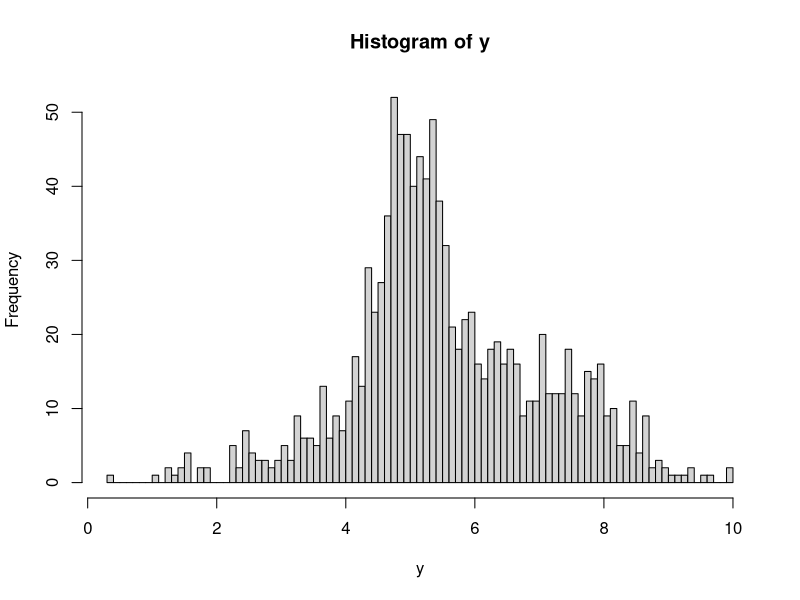
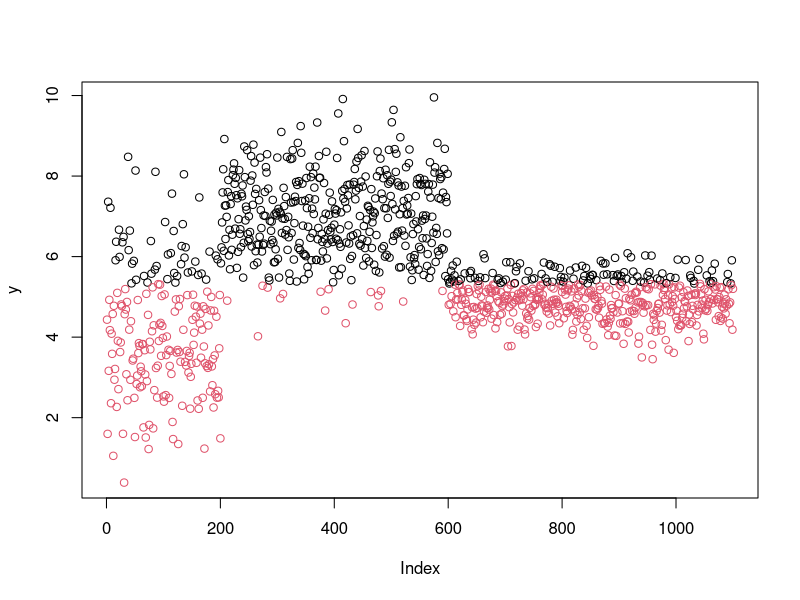

The R source for these figures, in order: (Note: this script raises an error after producing the figures.)
# Code to demonstrate a simple Gaussian EM clustering

cl <- c( rep( "A", 200 ), rep( "B", 400 ) )
y <- c( rnorm( 200, 4, 1.5 ), rnorm( 400, 7, 1 ), rnorm( 500, 5, .5 ) )
hist(y,100)

plot( y, col = 1 + ( dnorm( y, 5, 2, log=TRUE ) - dnorm( y, 7, 1, log=TRUE ) + log(200/400) > 0 ) )

table( cl, dnorm( y, 5, 2, log=TRUE ) - dnorm( y, 7, 1, log=TRUE ) + log(200/400) > 0 )



icl <- 1 + ( runif( length(y) ) < .5 )
plot( y, col = icl )

mu1 <- mean( y[ icl==1 ] )
sd1 <- sd( y[ icl==1 ] )
mu2 <- mean( y[ icl==2 ] )
sd2 <- sd( y[ icl==2 ] )

c( mu1, sd1, mu2, sd2 )

icl <- 1 + ( dnorm( y, mu1, sd1, log=TRUE ) - dnorm( y, mu2, sd2, log=TRUE ) > 0 )

if( mean(y[icl==2]) < mean(y[icl==1]) )
  icl <- 3 - icl 

plot( y, col = icl )

table(icl)


icl <- sample( 1:3, length(y), replace=TRUE )

mus <- sapply( 1:3, function(i) mean( y[ icl==i ] ) )
sds <- sapply( 1:3, function(i) sd( y[ icl==i ] ) )

mus
sds

icl <- apply( sapply( 1:3, function(i) dnorm( y, mus[i], sds[i], log=TRUE ) ), 1, which.max )

plot( y, col = icl )

table(icl)
